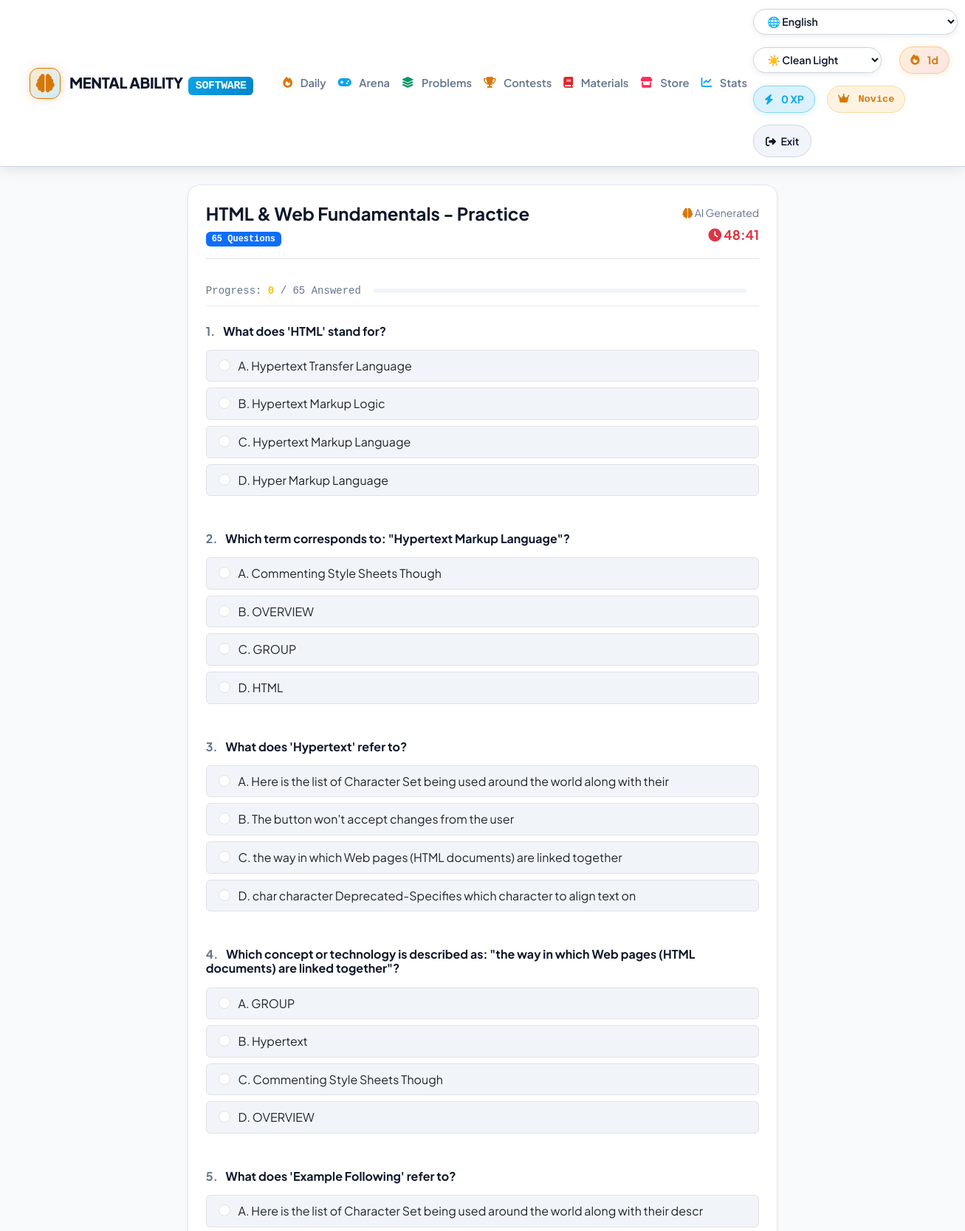
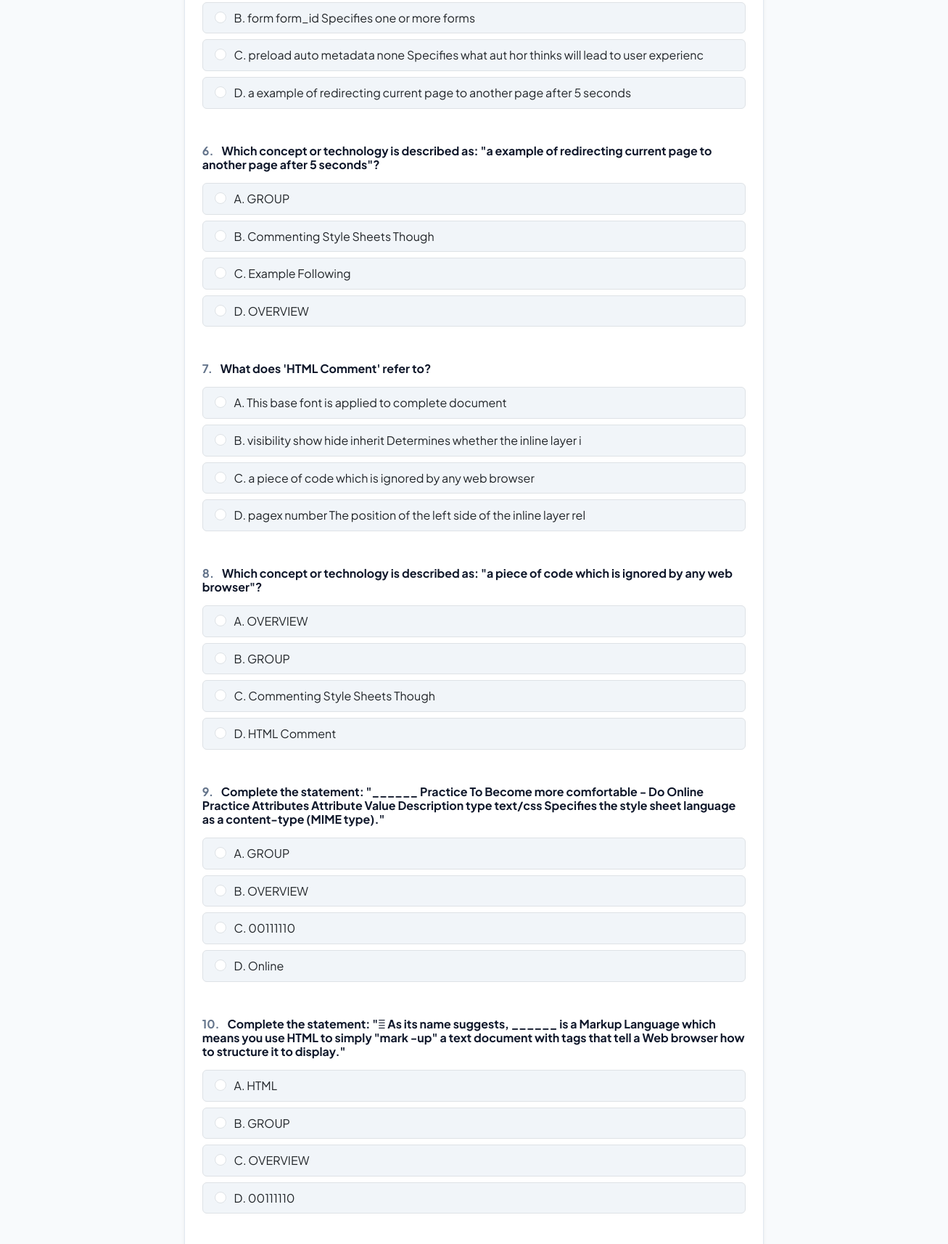
The page /study-material/exam/23/ (signed in, upper part) on the database its author committed (2 pictures, top to bottom).
### quiz/models.py (models this page shows, shortened)
class Exam(models.Model):
    material = models.ForeignKey(StudyMaterial, on_delete=models.CASCADE, related_name='exams')
    user = models.ForeignKey(settings.AUTH_USER_MODEL, on_delete=models.CASCADE)
    created_at = models.DateTimeField(auto_now_add=True)
    completed_at = models.DateTimeField(null=True, blank=True)
    score = models.IntegerField(default=0)
    total = models.IntegerField(default=0)

class StudyMaterial(models.Model):
    user = models.ForeignKey(settings.AUTH_USER_MODEL, on_delete=models.CASCADE, related_name='study_materials')
    title = models.CharField(max_length=255)
    file_url = models.CharField(max_length=1000, blank=True, null=True, help_text="Direct URL or local path to the file")
    extracted_text = models.TextField(blank=True, default='', help_text="Cached text extracted from the document")
    uploaded_at = models.DateTimeField(auto_now_add=True)

class ExamQuestion(models.Model):
    exam = models.ForeignKey(Exam, on_delete=models.CASCADE, related_name='questions')
    question_text = models.TextField()
    choice_a = models.TextField()
    choice_b = models.TextField()
    choice_c = models.TextField()
    choice_d = models.TextField()
    correct_choice = models.CharField(max_length=10, default='A')
    user_answer = models.CharField(max_length=10, null=True, blank=True)
    explanation = models.TextField(blank=True, default='')

### quiz/views.py (the view)
# urls.py: path('study-material/exam/<int:exam_id>/', login_required(views.take_ai_exam), name='take_ai_exam'),
@login_required
def take_ai_exam(request, exam_id):
    try:
        exam = get_object_or_404(Exam, id=exam_id, user=request.user)
        if exam.completed_at:
            messages.info(request, "You have already completed this exam.")
            return redirect('quiz:study_material')
        questions = exam.questions.all()
        return render(request, 'quiz/take_ai_exam.html', {'exam': exam, 'questions': questions})
    except Exception as e:
        logger.exception("Error in take_ai_exam: %s", e)
        messages.error(request, f"Error loading exam: {str(e)}")
        return redirect('quiz:study_material')

### templates/quiz/take_ai_exam.html (shortened to what this page needs)
{% extends 'base.html' %}
{% load static %}
{% block content %}
<div class="row justify-content-center mb-4">
  <div class="col-lg-8">
    <div class="lc-card p-4 shadow-sm" style="background-color: var(--lc-surface);">
      <div class="d-flex justify-content-between align-items-center mb-4 border-bottom pb-3">
        <div>
          <h4 class="fw-bold mb-1" style="color: var(--lc-text);">{{ exam.material.title }} - Practice</h4>
          <span class="badge bg-primary font-monospace">{{ exam.total }} Questions</span>
        </div>
        <div class="text-end">
          <div class="text-muted small mb-1">
            <i class="fas fa-brain" style="color: var(--lc-amber);"></i> AI Generated
          </div>
          <div class="text-danger fw-bold" style="font-size: 1.1rem;">
            <i class="fas fa-clock"></i> <span id="timer">--:--</span>
          </div>
        </div>
      </div>
      <form id="examForm" method="post" action="{% url 'quiz:submit_ai_exam' exam.id %}">
        <div class="sticky-top py-2 mb-4" style="background: var(--lc-surface); z-index: 10; border-bottom: 1px solid var(--lc-border);">
          <div class="d-flex justify-content-between align-items-center small font-monospace">
            <span style="color: var(--lc-text-muted);">
              Progress: <strong id="answeredCount" class="text-warning">0</strong> / {{ questions|length }} Answered
            </span>
            <div class="progress flex-grow-1 mx-3" style="height: 6px; background-color: var(--lc-surface-hover);">
            </div>
          </div>
        </div>
        {% for q in questions %}
          <div class="mb-5 question-block" id="question-block-{{ q.id }}">
            <h6 class="fw-bold mb-3" style="color: var(--lc-text);">
              <span class="text-muted me-2">{{ forloop.counter }}.</span> {{ q.question_text }}
            </h6>
            <div class="list-group list-group-flush gap-2">
              <label class="list-group-item rounded border option-label" style="background-color: var(--lc-surface-hover); cursor: pointer;">
                <input class="form-check-input me-2 question-radio" type="radio" name="question_{{ q.id }}" value="A">
                A. {{ q.choice_a }}
              </label>
              <label class="list-group-item rounded border option-label" style="background-color: var(--lc-surface-hover); cursor: pointer;">
                <input class="form-check-input me-2 question-radio" type="radio" name="question_{{ q.id }}" value="B">
                B. {{ q.choice_b }}
              </label>
              <label class="list-group-item rounded border option-label" style="background-color: var(--lc-surface-hover); cursor: pointer;">
                <input class="form-check-input me-2 question-radio" type="radio" name="question_{{ q.id }}" value="C">
                C. {{ q.choice_c }}
              </label>
              <label class="list-group-item rounded border option-label" style="background-color: var(--lc-surface-hover); cursor: pointer;">
                <input class="form-check-input me-2 question-radio" type="radio" name="question_{{ q.id }}" value="D">
                D. {{ q.choice_d }}
              </label>
            </div>
          </div>
        {% endfor %}
      </form>
    </div>
  </div>
</div>
{% endblock %}

### static/css/global.css (style rules this page uses)
:root, [data-theme="clean-light"] { --lc-bg: #f8fafc; --lc-surface: #ffffff; --lc-surface-hover: #f1f5f9; --lc-border: #e2e8f0; --lc-border-highlight: #cbd5e1; --lc-text: #0f172a; --lc-text-muted: #64748b; --lc-amber: #d97706; --lc-amber-glow: rgba(217, 119, 6, 0.25); --lc-easy: #059669; --lc-easy-bg: rgba(5, 150, 105, 0.12); --lc-medium: #d97706; --lc-medium-bg: rgba(217, 119, 6, 0.12); --lc-hard: #dc2626; --lc-hard-bg: rgba(220, 38, 38, 0.12); --lc-blue: #0ea5e9; --lc-nav-bg: rgba(255, 255, 255, 0.95); }
body { top: 0px !important; position: static !important; }
body { font-family: 'Plus Jakarta Sans', system-ui, -apple-system, sans-serif; background-color: var(--lc-bg); color: var(--lc-text); line-height: 1.6; min-height: 100vh; }
.lc-card { background-color: var(--lc-surface); border: 1px solid var(--lc-border); border-radius: 16px; padding: 1.75rem; box-shadow: 0 10px 25px -5px rgba(0, 0, 0, 0.3), 0 8px 10px -6px rgba(0, 0, 0, 0.2); transition: transform 0.25 ease, border-color 0.25s ease, box-shadow 0.25s ease; }
.text-muted { color: var(--lc-text-muted) !important; }

### rows shown on the page
Exam: material "HTML & Web Fundamentals", total "65"
ExamQuestion: question_text "What does 'HTML' stand for?", choice_a "Hypertext Transfer Language", choice_b "Hypertext Markup Logic", choice_c "Hypertext Markup Language", choice_d "Hyper Markup Language"
ExamQuestion: question_text "Which term corresponds to: \"Hypertext Markup Language\"?", choice_a "Commenting Style Sheets Though", choice_b "OVERVIEW", choice_c "GROUP", choice_d "HTML"
ExamQuestion: question_text "What does 'Hypertext' refer to?", choice_a "Here is the list of Character Set being used around the world along with their", choice_b "The button won't accept changes from the user", choice_c "the way in which Web pages (HTML documents) are linked together", choice_d "char character Deprecated-Specifies which character to align text on"
ExamQuestion: question_text "Which concept or technology is described as: \"the way in which Web pages (HTML documents) are linked together\"?", choice_a "GROUP", choice_b "Hypertext", choice_c "Commenting Style Sheets Though", choice_d "OVERVIEW"
ExamQuestion: question_text "What does 'Example Following' refer to?", choice_a "Here is the list of Character Set being used around the world along with their descr", choice_b "form form_id Specifies one or more forms", choice_c "preload auto metadata none Specifies what aut hor thinks will lead to user experienc", choice_d "a example of redirecting current page to another page after 5 seconds"
ExamQuestion: question_text "Which concept or technology is described as: \"a example of redirecting current page to another page after 5 seconds\"?", choice_a "GROUP", choice_b "Commenting Style Sheets Though", choice_c "Example Following", choice_d "OVERVIEW"
ExamQuestion: question_text "What does 'HTML Comment' refer to?", choice_a "This base font is applied to complete document", choice_b "visibility show hide inherit Determines whether the inline layer i", choice_c "a piece of code which is ignored by any web browser", choice_d "pagex number The position of the left side of the inline layer rel"
ExamQuestion: question_text "Which concept or technology is described as: \"a piece of code which is ignored by any web browser\"?", choice_a "OVERVIEW", choice_b "GROUP", choice_c "Commenting Style Sheets Though", choice_d "HTML Comment"
ExamQuestion: question_text "Complete the statement: \"______ Practice To Become more comfortable - Do Online Practice Attributes Attribute Value Description type text/css Specifies the style sheet language as a content-type (MIME type).\"", choice_a "GROUP", choice_b "OVERVIEW", choice_c "00111110", choice_d "Online"
ExamQuestion: question_text "Complete the statement: \" As its name suggests, ______ is a Markup Language which means you use HTML to simply \"mark -up\" a text document with tags that tell a Web browser how to structure it to display.\"", choice_a "HTML", choice_b "GROUP", choice_c "OVERVIEW", choice_d "00111110"

### other values the page prints
{{ profile.streak_count|default:1 }} "1"
{{ profile.total_xp|default:0 }} "0"
{{ profile.rank_title|default:"Novice" }} "Novice"
{{ questions|length }} "65"
